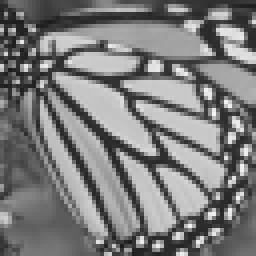
#> input picture data/Set5/Set5_size_64/butterfly.bmp, 64 x 64 px (shown 4 times larger)
$ python qinn_scratch.py   (older library calls are emulated)
#> lines starting #> are read from the running program, lines starting #| are printed output that depends on the picture; long printed decimals are rounded
### utils.py
#!/usr/bin/env python
# -*- coding: UTF-8 -*-
'''
@Project :Quantum-Neural-Network
@File    :utils.py
@Author  :JackHCC
@Date    :2022/6/20 16:02
@Desc    :some tools functions

'''

import time
import numpy as np
import os
from PIL import Image


def f(input_data):
    output_data = np.cos(input_data) + 1j * np.sin(input_data)
    return output_data


def f_grad(input_data):
    output_data = -1 * np.sin(input_data) + 1j * np.cos(input_data)
    return output_data


def sigmoid(input_data):
    output_data = 1 / (1 + np.exp(-input_data))
    return output_data


def sigmoid_grad(input_data):
    output = sigmoid(input_data) * (1 - sigmoid(input_data))
    return output


def arg(input_data):
    output = np.angle(input_data)
    return output


def arg_grad(input_data):
    output = 1 / (1 + np.power((np.imag(input_data) / np.real(input_data)), 2))
    return output


def get_runtime(fn):
    def wrapper(*args, **kwargs):
        start_time = time.time()
        results = fn(*args, **kwargs)
        end_time = time.time()
        print("程序运行时间: {} s".format(end_time - start_time))
        return results
    return wrapper


def read_gray_img(path):
    g = Image.open(path, mode="r")
    return g


def read_raw_img(path):
    g = Image.open(path)
    return g


# [34 lines left out: functions read_gray_img_as_matrix, read_raw_img_as_matrix, cal_metrix_for_dir, not called in this run]


# [6 lines that do not run on import are left out]

### qinn_scratch.py
#!/usr/bin/env python
# -*- coding: UTF-8 -*-
'''
@Project :Quantum-Neural-Network
@File    :qinn_scratch.py
@Author  :JackHCC
@Date    :2022/6/20 10:54
@Desc    :Ab initio implementation of classical neural networks and quantum heuristic compressed neural networks

'''

import cv2
import numpy as np
from tqdm import tqdm
from utils import get_runtime, f, f_grad, arg, arg_grad, sigmoid, sigmoid_grad
from skimage.metrics import mean_squared_error as compare_mse
from skimage.metrics import peak_signal_noise_ratio as compare_psnr
from skimage.metrics import structural_similarity as compare_ssim


np.random.seed(42)


def block_divide(img, K):
    W, H = img.shape
    assert W % K == 0 and H % K == 0
    r, c = W // K, H // K
    P = np.zeros((K * K, r * c))

    for i in range(r):
        for j in range(c):
            P[:, i * c + j] = img[K * i: K * (i + 1), K * j: K * (j + 1)].reshape((K * K,))
    return P


def block_recon(array, K):
    W, H = array.shape
    m = np.sqrt(H)
    R = int(m)
    C = int(m)
    I = np.zeros((R * K, C * K))

    k = 0
    for i in range(R):
        for j in range(C):
            t = array[:, k].reshape((K, K))
            I[i * K: (i + 1) * K, j * K: (j + 1) * K] = t
            k += 1

    return I


def read_img(path):
#> called with path = './data/Set5/Set5_size_64/butterfly.bmp'
    raw_img = cv2.imread(path)
#> raw_img is the input picture: shape (64, 64, 3); min 28, max 243, mean 124
    if len(raw_img.shape) > 2:
        raw_img = cv2.cvtColor(raw_img, cv2.COLOR_BGR2YCrCb)
#> raw_img: shape (64, 64, 3); mean of channels 0, 1, 2 124, 128, 128
        raw_img = raw_img[:, :, 0]
#> raw_img: shape (64, 64)
    return raw_img


# 经典压缩神经网络从头实现
class ClassicalMLPCompress:
    def __init__(self, image, init_obj=None, K=4, hidden_num=8, epochs=500, threshold=0.0005, lr=0.5):
        self.image = image
        self.init_obj = init_obj
        self.K = K
        self.hidden_num = hidden_num
        self.epochs = epochs
        self.threshold = threshold
        self.lr = lr
        self.train_x, self.train_y, self.test_x, self.test_y = self.build_dataset()

        self.B1, self.B3, self.sample_size = None, None, None

        # parameter
        self.W_21 = None
        self.W_32 = None
        self.b_2 = None
        self.b_3 = None
        self.E = []  # 迭代的loss记录
        self.iter_num = epochs

        self.output = None

        self.init_param()
        self.train()
        self.inference()

    def build_dataset(self):
        train_x = block_divide(self.image, self.K) / 255
        train_y = train_x
        test_x = train_x
        test_y = train_x
        return train_x, train_y, test_x, test_y

    def init_param(self):
        if not self.init_obj:
            self.B1, self.sample_size = self.train_x.shape
            self.B3, _ = self.train_y.shape

            self.W_21 = np.random.rand(self.hidden_num, self.B1)
            self.b_2 = np.random.rand(self.hidden_num, 1)
            self.W_32 = np.random.rand(self.B3, self.hidden_num)
            self.b_3 = np.random.rand(self.B3, 1)
        else:
            self.W_21 = self.init_obj.W_21
            self.b_2 = self.init_obj.b_2
            self.W_32 = self.init_obj.W_32
            self.b_3 = self.init_obj.b_3

    @get_runtime
    def train(self):
        for i in tqdm(range(self.epochs)):
            iter_error = 0
            for j in range(self.sample_size):
                input_data = self.train_x[:, j].reshape(self.B1, 1)
                output_data = self.train_y[:, j].reshape(self.B1, 1)
                # FP
                z2 = self.W_21 @ input_data + self.b_2

                a2 = 1 / (1 + np.exp(-z2))

                z3 = self.W_32 @ a2 + self.b_3
                a3 = 1 / (1 + np.exp(-z3))

                # BP
                e = (a3 - output_data)
                delta = (a3 * (1 - a3)) * e
                e = self.W_32.T @ delta
                self.W_32 = self.W_32 - self.lr * delta @ a2.T
                self.b_3 = self.b_3 - self.lr * delta

                delta = (a2 * (1 - a2)) * e
                self.W_21 = self.W_21 - self.lr * delta @ input_data.T
                self.b_2 = self.b_2 - self.lr * delta

                # error
                iter_error = iter_error + 0.5 * np.sum(np.power(a3 - output_data, 2))

            iter_error = iter_error / (self.sample_size * self.B3)
            self.E.append(iter_error)

            if iter_error < self.threshold:
                print("[BREAK] 迭代次数：", i, " error:", iter_error)
                self.iter_num = i
                break

    def inference(self):
        self.output = np.zeros(self.train_x.shape)
        for i in range(self.sample_size):
            input_data = self.train_x[:, i].reshape(self.B1, 1)

            z2 = self.W_21 @ input_data + self.b_2
            a2 = 1 / (1 + np.exp(-z2))

            z3 = self.W_32 @ a2 + self.b_3
            a3 = 1 / (1 + np.exp(-z3))

            self.output[:, i] = np.squeeze(a3)
        self.output = (block_recon(self.output, self.K) * 255).astype('uint8')


# 量子启发式压缩神经网络从头实现
class HeuristicQuantumMLPCompress:
    # [163 lines left out: functions __init__, build_dataset, init_param, train, inference, not called in this run]


if __name__ == "__main__":
    # img_path = "./data/Set5/GTmod12/butterfly.png"
    # img_path = "./data/Set5/GTmod12/bird.png"
    img_path = "./data/Set5/Set5_size_64/butterfly.bmp"
    # img_path = "./data/lena.bmp"
    raw_img = read_img(img_path)
    H, W = raw_img.shape
#> H = 64; W = 64
    cv2.imwrite("./result/gray_bird.png", raw_img)

    # print(raw_img)
    print(raw_img.shape)
#| (64, 64)

    K = 4
    hide_num = 8
    block_img = block_divide(raw_img, K)
    print(block_img.shape)
#| (16, 256)

    img = block_recon(block_img, K)
#> after the loop in block_recon, `for i in range(R):`: k = 256
    print(img.shape)
#| (64, 64)

    MLP = ClassicalMLPCompress(raw_img, K=K, hidden_num=hide_num, epochs=1000)
#> after the loop in train, `for i in tqdm(range(self.epochs)):`: self.E = 1000 values, max 0.0612 at index 0, min 0.00294 at index 999, mean 0.00351; self.b_2 = [-0.529, -1.97, -1.73, -0.255, -2.08, 1.82, -0.395, 1.71]; self.b_3 = [-0.847, -0.518, -1.07, -1.4, -1.56, -1.03, -0.759, -1.74, -1.27, -0.479, -0.697, -1.45, -0.525, -1.01, 0.0743, 0.0231]
#> the loop in inference, `for i in range(self.sample_size):` made 256 passes
#> (z2, a2) on passes 1 to 3: ([0.0247, -0.82, -0.347, -0.371, -1.28, 5.55, -0.485, 5.89], [0.506, 0.306, 0.414, 0.408, 0.218, 0.996, 0.381, 0.997]), ([-0.189, 0.0977, -0.604, -0.291, -0.615, 7.44, -0.319, 7.65], [0.453, 0.524, 0.353, 0.428, 0.351, 0.999, 0.421, 1]), ([-0.419, -0.746, -0.973, -0.157, -1, 5.55, -0.112, 5.76], [0.397, 0.322, 0.274, 0.461, 0.268, 0.996, 0.472, 0.997])
#> call 2 of block_recon, with array = array of shape (16, 256), K = 4
#> after the loop in block_recon (call 2), `for i in range(R):`:
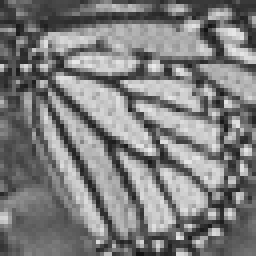
#> I: shape (64, 64) float64 (shown 4 times larger); min 0.0746, max 0.924, mean 0.496
#> after the loop in block_recon (call 2), `for i in range(R):`: k = 256
    out_img = MLP.output

    # QuantumMLP = HeuristicQuantumMLPCompress(raw_img, K=K, hidden_num=hide_num, epochs=1000)
    # out_img = QuantumMLP.output

    p = compare_psnr(raw_img, out_img)
#> p = 22.3
    # 对于多通道图像(RGB、HSV等)关键词multichannel要设置为True
    s = compare_ssim(raw_img, out_img, multichannel=False)
#> s = 0.914
    m = compare_mse(raw_img, out_img)
#> m = 383.3
    cr = H * W / (H * W * hide_num / (K * K) + hide_num * K * K)
#> cr = 1.88

    print('CR：{}，PSNR：{}，SSIM：{}，MSE：{}'.format(cr, p, s, m))
#| CR：1.882，PSNR：22.295，SSIM：0.9143，MSE：383.327

    cv2.imwrite("./result/bird-" + str(K) + "-" + str(hide_num) + ".png", out_img)

    cv2.namedWindow("Output", cv2.WINDOW_FREERATIO)
    cv2.imshow("Output", out_img)

    cv2.waitKey(0)
    cv2.destroyAllWindows()
